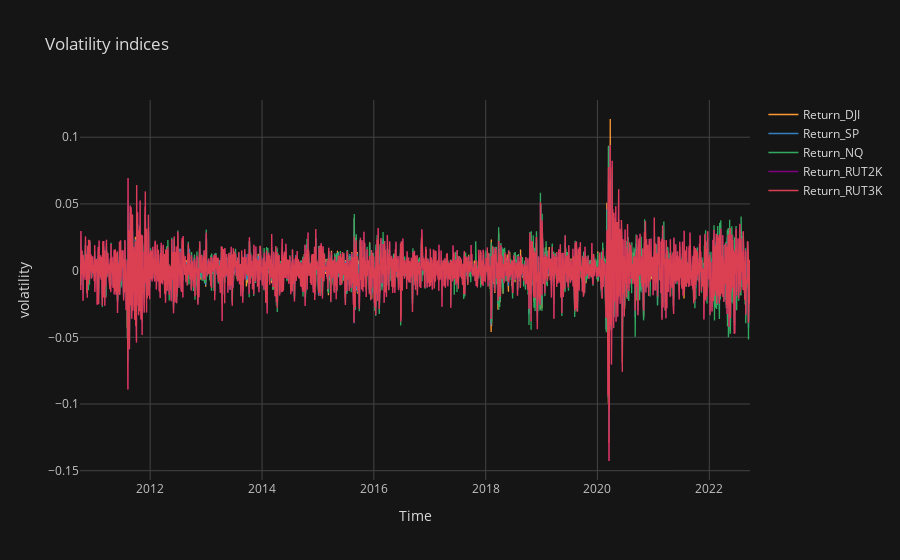

The notebook cell this image was saved under:
### Code cell
df_indices[['Return_DJI','Return_SP','Return_NQ','Return_RUT2K','Return_RUT3K']].iplot(title="Volatility indices",
                                                                           xTitle="Time",
                                                                           yTitle="volatility",
                                                                           theme= "solar")

### Figure 1 — Plotly figure (JSON) as saved in the notebook; plotly's stock layout.template omitted (floating-point values rounded to 4 significant figures; data arrays with more than 128 entries replaced by an {"elided": "..."} marker saying what was removed)
{"data": [{"line": {"color": "rgba(255, 153, 51, 1.0)", "dash": "solid", "shape": "linear", "width": 1.3}, "mode": "lines", "name": "Return_DJI", "text": "", "type": "scatter", "x": {"elided": "3029 str values"}, "y": {"elided": "3029 float values"}}, {"line": {"color": "rgba(55, 128, 191, 1.0)", "dash": "solid", "shape": "linear", "width": 1.3}, "mode": "lines", "name": "Return_SP", "text": "", "type": "scatter", "x": {"elided": "3029 str values"}, "y": {"elided": "3029 float values"}}, {"line": {"color": "rgba(50, 171, 96, 1.0)", "dash": "solid", "shape": "linear", "width": 1.3}, "mode": "lines", "name": "Return_NQ", "text": "", "type": "scatter", "x": {"elided": "3029 str values"}, "y": {"elided": "3029 float values"}}, {"line": {"color": "rgba(128, 0, 128, 1.0)", "dash": "solid", "shape": "linear", "width": 1.3}, "mode": "lines", "name": "Return_RUT2K", "text": "", "type": "scatter", "x": {"elided": "3029 str values"}, "y": {"elided": "3029 float values"}}, {"line": {"color": "rgba(219, 64, 82, 1.0)", "dash": "solid", "shape": "linear", "width": 1.3}, "mode": "lines", "name": "Return_RUT3K", "text": "", "type": "scatter", "x": {"elided": "3029 str values"}, "y": {"elided": "3029 float values"}}], "layout": {"legend": {"bgcolor": "#151516", "font": {"color": "#D9D9D9"}}, "paper_bgcolor": "#151516", "plot_bgcolor": "#151516", "title": {"font": {"color": "#D9D9D9"}, "text": "Volatility indices"}, "xaxis": {"gridcolor": "#434343", "showgrid": true, "tickfont": {"color": "#C2C2C2"}, "title": {"font": {"color": "#D9D9D9"}, "text": "Time"}, "zerolinecolor": "#666570"}, "yaxis": {"gridcolor": "#434343", "showgrid": true, "tickfont": {"color": "#C2C2C2"}, "title": {"font": {"color": "#D9D9D9"}, "text": "volatility"}, "zerolinecolor": "#666570"}}}
